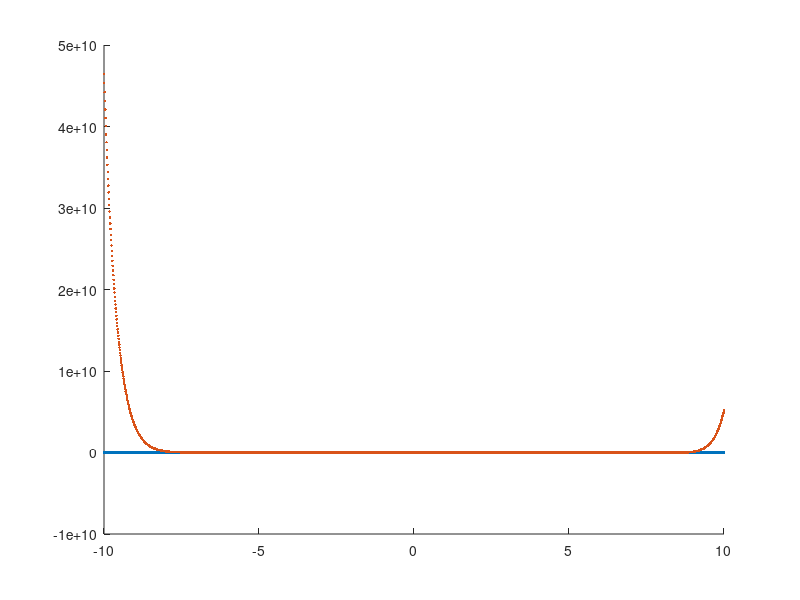

This chart was generated by the following MATLAB code: (Note: this script raises an error after producing the figure.)
%%%%%%%%%%%%%%%%%%%%%%%%%%%%% LABORATORIUM 1 %%%%%%%%%%%%%%%%%%%%%%%%%%%%%%

clear all
close all
clc

rng(50);

% Współczynniki funkcji wyjściowej
b0 = 1;
b1 = 1;
b3 = 2;
b4 = 2;
b5 = 2;

% Wejścia
u1 = 10 * rand(100,1) - 5;  
u2 = 10 * rand(1000,1) - 5;

% Wyjścia niezakłócone
y1 = (b0 + b1*u1) ./ (b3 + b4*u1 + b5*u1.^2);
y2 = (b0 + b1*u2) ./ (b3 + b4*u2 + b5*u2.^2);

% Zakłócenia
n1 = sqrt(0.05*var(y1,1)) * randn(100,1);
n2 = sqrt(0.05*var(y2,1)) * randn(1000,1);

% Wyjścia zakłócone
y1n = y1 + n1;
y2n = y2 + n2;


%%%%%%%%%%%%%%%%%%%%%%%%%%%%%%% ZADANIE 3 %%%%%%%%%%%%%%%%%%%%%%%%%%%%%%%%%

% Liczba parametrów
C = 22;

%%%%%%%%%%% Próbki 1

% Macierz sterowań
U1 = zeros(length(u1),C+1);
U1(:,1) = ones(length(u1),1);
for i = 1:C
    U1(:,i+1) = u1.^i;
end

% Wektor paramerów
wektorC1 = (U1'*U1)^(-1)*U1'*y1n;

% Wyjście modelu
y_mnk1 = U1*wektorC1;

% Błąd identyfikacji
error31 = sum((y1n - y_mnk1).^2);



%%%%%%%%%%% Próbki 2

% Macierz sterowań
U2 = zeros(length(u2),C+1);
U2(:,1) = ones(length(u2),1);
for i = 1:C
    U2(:,i+1) = u2.^i;
end

% Wektor paramerów
wektorC2 = (U2'*U2)^(-1)*U2'*y2n;

% Wyjście modelu
y_mnk2 = U2*wektorC2;

% Błąd identyfikacji
error32 = sum((y2n - y_mnk2).^2);



% %%%%%%%%%%%%%%%%%%%%%%%%%%%%%%% ZADANIE 4 %%%%%%%%%%%%%%%%%%%%%%%%%%%%%%%%%
% 
% %%%%%%%%%%% Próbki 1
% 
% u41 = num2cell(u1');
% y41 = num2cell(y1n');
% 
% trainFcn = 'trainbr';      % Levenberg-Marquardt backpropagation.
% Neuronsnumber = 3;        % Liczba neuronów warstwy ukrytej
% net1 = feedforwardnet(Neuronsnumber,trainFcn);  % definicja sieci
% net1 = train(net1,u41,y41);                     % uczenie sieci neuronowej
% y_neur1 = net1(u41);              % wyliczanie wyjść sieci neuronowej dla wektora u
% perf = perform(net1,y41,y_neur1); % wyliczenie wskaźnika jakości dla modelu
% 
% % Wyjście modelu
% y_neur11 = cell2mat(y_neur1);
% 
% % Błąd identyfikacji
% error41 = sum((y1n - y_neur11').^2);
% 
% 
% 
% %%%%%%%%%%% Próbki 2
% 
% u42 = num2cell(u2');
% y42 = num2cell(y2n');
% 
% trainFcn = 'trainbr';      % Levenberg-Marquardt backpropagation.
% Neuronsnumber = 3;        % liczba neuronów warstwy ukrytej
% net2 = feedforwardnet(Neuronsnumber,trainFcn);  % definicja sieci
% net2 = train(net2,u42,y42);                     % uczenie sieci neuronowej
% y_neur2 = net2(u42);              % wyliczanie wyjść sieci neuronowej dla wektora u
% perf = perform(net2,y42,y_neur2); % wyliczenie wskaźnika jakości dla modelu
% 
% % Wyjście modelu
% y_neur22 = cell2mat(y_neur2);
% 
% % Błąd identyfikacji
% error42 = sum((y2n - y_neur22').^2);
% 
% 
% 
% %%%%%%%%%%%%%%%%%%%%%%%%%%%%%%% ZADANIE 5 %%%%%%%%%%%%%%%%%%%%%%%%%%%%%%%%%
% 
% %%%%%%%%%%% Próbki 1
% 
% % Losowanie parametrów
% B = 10*rand(5,1);
% 
% % Wyjście modelu
% y_los1 = (B(1) + B(2)*u1) ./ (B(3) + B(4)*u1 + B(5)*u1.^2);
% 
% % Błąd identyfikacji
% error51 = sum((y1n - y_los1).^2);
% 
% for i = 1:10000000
% 
%     % Losowanie parametrów
%     B = 10*rand(5,1);
% 
%     % Wyjście modelu
%     y_los1 = (B(1) + B(2)*u1) ./ (B(3) + B(4)*u1 + B(5)*u1.^2);
% 
%     % Błąd identyfikacji
%     error51_New = sum((y1n - y_los1).^2);
% 
%     if error51_New < error51
%         B_best1 = B;
%         error51 = error51_New;
%     end
% end
% 
% % Wyjście modelu dla najlepszych parametrów
% y_los1 = (B_best1(1) + B_best1(2)*u1) ./ (B_best1(3) + B_best1(4)*u1 + B_best1(5)*u1.^2);
% 
% 
% %%%%%%%%%%% Próbki 2
% 
% % Losowanie parametrów
% B = 10*rand(5,1);
% 
% % Wyjście modelu
% y_los2 = (B(1) + B(2)*u2) ./ (B(3) + B(4)*u2 + B(5)*u2.^2);
% 
% % Błąd identyfikacji
% error52 = sum((y2n - y_los2).^2);
% 
% for i = 1:10000000
% 
%     % Losowanie parametrów
%     B = 10*rand(5,1);
% 
%     % Wyjście modelu
%     y_los2 = (B(1) + B(2)*u2) ./ (B(3) + B(4)*u2 + B(5)*u2.^2);
% 
%     % Błąd identyfikacji
%     error52_New = sum((y2n - y_los2).^2);
% 
%     if error52_New < error52
%         B_best2 = B;
%         error52 = error52_New;
%     end
% end
% 
% % Wyjście modelu dla najlepszych parametrów
% y_los2 = (B_best2(1) + B_best2(2)*u2) ./ (B_best2(3) + B_best2(4)*u2 + B_best2(5)*u2.^2);
% 
% 
% 
% 
% %%%%%%%%%%%%%%%%%%%%%%%%%%%%%%% ZADANIE 6 %%%%%%%%%%%%%%%%%%%%%%%%%%%%%%%%%
% 
% %%%%%%%%%%% Zakres u = (-5,5)
% ux5 = -5:0.01:5;
% 
% % Wyjście funkcji oryginalnej
% yx_5 = (b0 + b1*ux5) ./ (b3 + b4*ux5 + b5*ux5.^2);
% 
% % Wyjścia modelu MNK dla 100 i 1000 próbek
% Ux_5 = zeros(length(ux5),C+1);
% Ux_5(:,1) = ones(length(ux5),1);
% for i = 1:C
%     Ux_5(:,i+1) = ux5.^i;
% end
% yx1_mnk_5 = Ux_5*wektorC1;
% yx2_mnk_5 = Ux_5*wektorC2;
% 
% % Wyjścia sieci neuronowej dla 100 i 1000 próbek
% yx1_neur_5 = net1(ux5);
% yx2_neur_5 = net2(ux5);
% 
% % Wyjścia algorytmu poszukiwania losowego dla 100 i 1000 próbek
% yx_los1_5 = (B_best1(1) + B_best1(2)*ux5) ./ (B_best1(3) + B_best1(4)*ux5 + B_best1(5)*ux5.^2);
% yx_los2_5 = (B_best2(1) + B_best2(2)*ux5) ./ (B_best2(3) + B_best2(4)*ux5 + B_best2(5)*ux5.^2);
% 
% 
% f1 = figure;
% hold on
% p1 = plot(ux5,yx_5,'.');
% p2 = plot(ux5,yx1_mnk_5,'.');
% p3 = plot(ux5,yx1_neur_5,'.');
% p4 = plot(ux5,yx_los1_5,'.');
% set(gca,"FontSize",15);
% xlabel('u');
% ylabel('y');
% grid on
% legend("Funkcja oryginalna","Model MNK","Sieć neuronowa","Poszukiwania losowe","Location","best");
% hold off
% 
% f2 = figure;
% hold on
% p1 = plot(ux5,yx_5,'.');
% p2 = plot(ux5,yx2_mnk_5,'.');
% p3 = plot(ux5,yx2_neur_5,'.');
% p4 = plot(ux5,yx_los2_5,'.');
% set(gca,"FontSize",15);
% xlabel('u');
% ylabel('y');
% grid on
% legend("Funkcja oryginalna","Model MNK","Sieć neuronowa","Poszukiwania losowe","Location","best");
% hold off



%%%%%%%%%%% Zakres u = (-10,10)
ux10 = -10:0.01:10;

% Wyjście funkcji oryginalnej
yx_10 = (b0 + b1*ux10) ./ (b3 + b4*ux10 + b5*ux10.^2);

% Wyjścia modelu MNK dla 100 i 1000 próbek
Ux_10 = zeros(length(ux10),C+1);
Ux_10(:,1) = ones(length(ux10),1);
for i = 1:C
    Ux_10(:,i+1) = ux10.^i;
end
yx1_mnk_10 = Ux_10*wektorC1;
yx2_mnk_10 = Ux_10*wektorC2;

% % Wyjścia sieci neuronowej dla 100 i 1000 próbek
% yx1_neur_10 = net1(ux10);
% yx2_neur_10 = net2(ux10);

% % Wyjścia algorytmu poszukiwania losowego dla 100 i 1000 próbek
% yx_los1_10 = (B_best1(1) + B_best1(2)*ux10) ./ (B_best1(3) + B_best1(4)*ux10 + B_best1(5)*ux10.^2);
% yx_los2_10 = (B_best2(1) + B_best2(2)*ux10) ./ (B_best2(3) + B_best2(4)*ux10 + B_best2(5)*ux10.^2);


f3 = figure;
hold on
p1 = plot(ux10,yx_10,'.');
p2 = plot(ux10,yx1_mnk_10,'.');
p3 = plot(ux10,yx1_neur_10,'.');
p4 = plot(ux10,yx_los1_10,'.');
set(gca,"FontSize",15);
xlabel('u');
ylabel('y');
grid on
legend("Funkcja oryginalna","Model MNK","Sieć neuronowa","Poszukiwania losowe","Location","best");
ylim([-0.5,0.6])
hold off

f4 = figure;
hold on
p1 = plot(ux10,yx_10,'.');
p2 = plot(ux10,yx2_mnk_10,'.');
p3 = plot(ux10,yx2_neur_10,'.');
p4 = plot(ux10,yx_los2_10,'.');
set(gca,"FontSize",15);
xlabel('u');
ylabel('y');
grid on
legend("Funkcja oryginalna","Model MNK","Sieć neuronowa","Poszukiwania losowe","Location","best");
ylim([-0.5,0.6])
hold off



%%%%%%%%%%%%%%%%%%%%%%%%%%%%% Zapis obrazów %%%%%%%%%%%%%%%%%%%%%%%%%%%%%%%
% 
% saveas(f1,"./Obrazy/5_100.epsc");
% saveas(f2,"./Obrazy/5_1000.epsc");
% saveas(f3,"./Obrazy/10_100.epsc");
% saveas(f4,"./Obrazy/10_1000.epsc");



